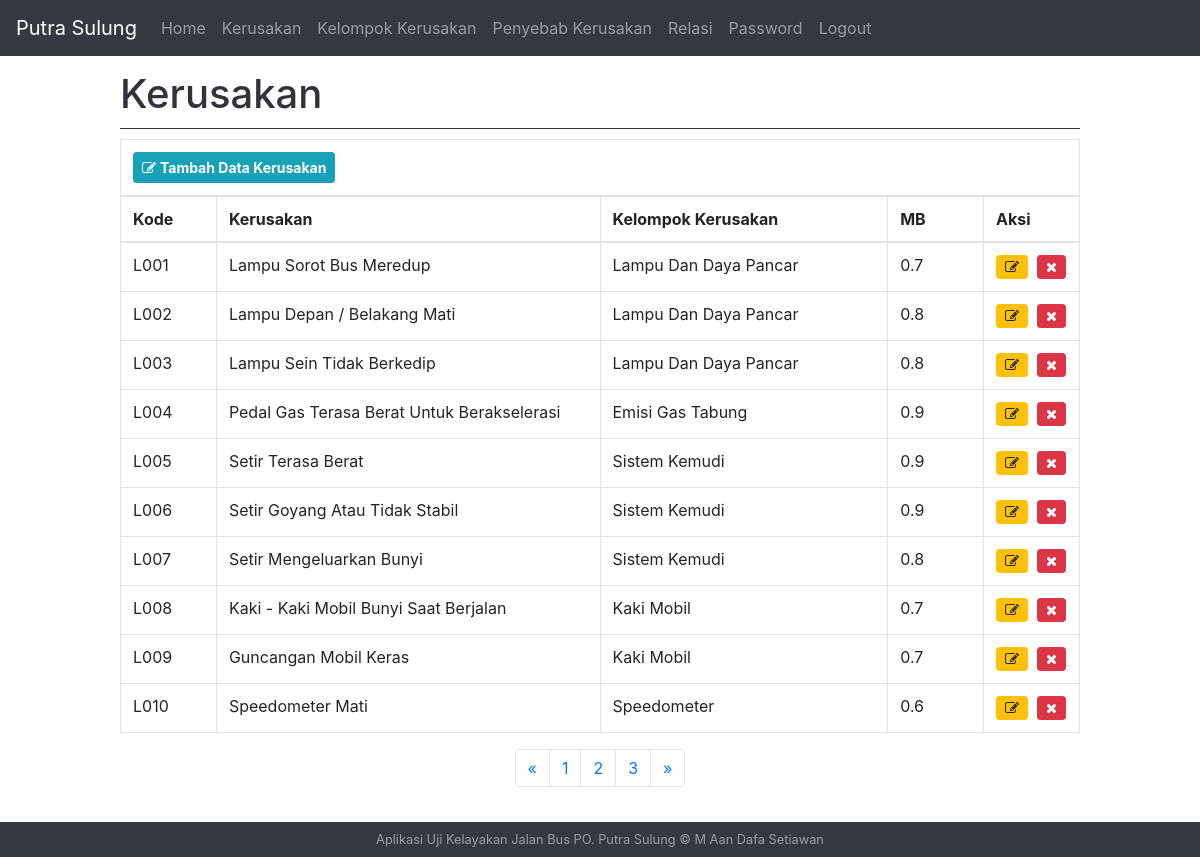
Screenshot of /kerusakan.php (signed in) with the database file from the repository.
### tables this page shows
CREATE TABLE IF NOT EXISTS `kerusakan` (
  `kdkerusakan` varchar(4) NOT NULL,
  `kerusakan` varchar(50) NOT NULL,
  `kdklkerusakan` varchar(4) NOT NULL,
  `mb` float NOT NULL
);

CREATE TABLE IF NOT EXISTS `klkerusakan` (
  `kdklkerusakan` varchar(4) NOT NULL,
  `namaklkerusakan` varchar(50) NOT NULL
);

### koneksi/fungsi.php (called while the page is built, shortened)
<?php
function tampilkan_kerusakan(){
  $query  = "SELECT kerusakan.kdkerusakan, kerusakan.kerusakan, kerusakan.mb, klkerusakan.namaklkerusakan
            FROM kerusakan
            LEFT JOIN klkerusakan
            ON  kerusakan.kdklkerusakan = klkerusakan.kdklkerusakan
            ORDER BY kerusakan.kdkerusakan;";
  return result($query);
}
function result($query){
  global $link;
  if($result = mysqli_query($link, $query) or die('gagal menampilkan data')){
    return $result;
  }
}
 ?>

### kerusakan.php (shortened to what this page needs)
<?php
include'header.php';
$kerusakans    = tampilkan_kerusakan();
$halperpage = 10;
$page = isset($_GET["halaman"]) ? (int)$_GET["halaman"] : 1;
$mulai = ($page>1) ? ($page * $halperpage) - $halperpage : 0;
$total = mysqli_num_rows($kerusakans);
$pages = ceil($total/$halperpage);
$query = mysqli_query($link, "SELECT kerusakan.kdkerusakan, kerusakan.kerusakan, kerusakan.mb, klkerusakan.namaklkerusakan
          FROM kerusakan
          LEFT JOIN klkerusakan
          ON  kerusakan.kdklkerusakan = klkerusakan.kdklkerusakan
          ORDER BY kerusakan.kdkerusakan LIMIT $mulai, $halperpage")or die(mysql_error);
$previous_page = $page - 1;
 ?>
<body>
  <div class="size">
    <h1>Kerusakan</h1>
    <table class="table table-bordered table-hover">
      <thead>
        <tr>
          <th colspan="6">
              <button type="submit" class="btn btn-sm btn-info pull-left" data-toggle="modal" data-target="#exampleModal" data-whatever="@getbootstrap"><i class="fa fa-edit"></i> <b>Tambah Data Kerusakan</b></button>
          </th>
        </tr>
        <tr>
          <th width="10%">Kode</th>
          <th width="40%">Kerusakan</th>
          <th width="30%">Kelompok Kerusakan</th>
          <th width="10%">MB</th>
          <th width="10%">Aksi</th>
        </tr>
      </thead>
      <tbody>
        <tr>
          <?php while($row = mysqli_fetch_assoc($query)):?>
          <td><?= $row['kdkerusakan']; ?></td>
          <td><?= $row['kerusakan']; ?></td>
          <td><?= $row['namaklkerusakan']; ?></td>
          <td><?= $row['mb']; ?></td>
          <td>
            <a href="#editkerusakan<?php echo $row['kdkerusakan']; ?>" type="button" class="btn btn-sm btn-warning" data-toggle="modal" data-whatever="@getbootstrap"><i class="fa fa-edit"></i></a>
            &nbsp;<a href="kerusakan_hapus.php?kdkerusakan=<?= $row['kdkerusakan']; ?>" class="btn btn-sm btn-danger"><i class="fa fa-close"></i></a>
          </td>
        </tr>
          <?php endwhile; ?>
        </tbody>
    </table>
    <nav aria-label="Page navigation example">
      <ul class="pagination">
        <li class="page-item">
          <a class="page-link" href="?halaman=<?php echo $previous_page; ?>" aria-label="Previous">
            <span aria-hidden="true">&laquo;</span>
          </a>
        </li>
        <?php for ($i=1; $i<=$pages ; $i++){ ?>
          <li class="page-item"><a class="page-link" href="?halaman=<?php echo $i; ?>"><?php echo $i; ?></a></li>
        <?php } ?>
        <li class="page-item">
          <a class="page-link" href="#" aria-label="Next">
            <span aria-hidden="true">&raquo;</span>
          </a>
        </li>
      </ul>
    </nav>
  </div>
  <?php
   include'footer.php';
   ?>
</body>

### css/style.css (style rules this page uses)
body { margin-bottom: 70px; }
h1 { color: #33313b; padding-bottom: 10px; margin-bottom: 10px; border-bottom: 1px solid #33313b; }
.pagination { justify-content: center; }
.size { padding-top: 70px; padding-left: 10%; padding-right: 10%; }

### rows the page displays
kerusakan: kdkerusakan "L001", kerusakan "Lampu Sorot Bus Meredup", klkerusakan.namaklkerusakan "Lampu Dan Daya Pancar", mb "0.7"
kerusakan: kdkerusakan "L002", kerusakan "Lampu Depan / Belakang Mati", klkerusakan.namaklkerusakan "Lampu Dan Daya Pancar", mb "0.8"
kerusakan: kdkerusakan "L003", kerusakan "Lampu Sein Tidak Berkedip", klkerusakan.namaklkerusakan "Lampu Dan Daya Pancar", mb "0.8"
kerusakan: kdkerusakan "L004", kerusakan "Pedal Gas Terasa Berat Untuk Berakselerasi", klkerusakan.namaklkerusakan "Emisi Gas Tabung", mb "0.9"
kerusakan: kdkerusakan "L005", kerusakan "Setir Terasa Berat", klkerusakan.namaklkerusakan "Sistem Kemudi", mb "0.9"
kerusakan: kdkerusakan "L006", kerusakan "Setir Goyang Atau Tidak Stabil", klkerusakan.namaklkerusakan "Sistem Kemudi", mb "0.9"
kerusakan: kdkerusakan "L007", kerusakan "Setir Mengeluarkan Bunyi", klkerusakan.namaklkerusakan "Sistem Kemudi", mb "0.8"
kerusakan: kdkerusakan "L008", kerusakan "Kaki - Kaki Mobil Bunyi Saat Berjalan", klkerusakan.namaklkerusakan "Kaki Mobil", mb "0.7"
kerusakan: kdkerusakan "L009", kerusakan "Guncangan Mobil Keras", klkerusakan.namaklkerusakan "Kaki Mobil", mb "0.7"
kerusakan: kdkerusakan "L010", kerusakan "Speedometer Mati", klkerusakan.namaklkerusakan "Speedometer", mb "0.6"
